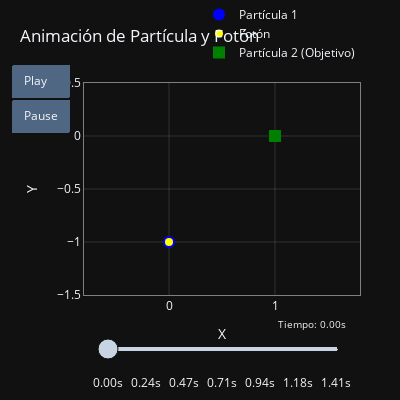

Notebook code cell kept with this figure:
### Code cell
import plotly.graph_objects as go
import numpy as np

# --- Parámetros de la simulación ---
P1_initial_pos = np.array([0., -1.]) # Posición inicial de la partícula 1
v_p1 = 0.8                           # Velocidad de la partícula 1 (fracción de c)
P2_pos = np.array([1., 0.])          # Posición de la partícula 2 (fija)
c = 1.0                              # Velocidad del fotón (c=1 por simplicidad)

# --- Cálculos para el evento de emisión y el impacto del fotón ---
t_emission = 0.0
P1_emission_pos = P1_initial_pos + np.array([0, v_p1 * t_emission]) # Posición de P1 al emitir
vec_photon_path = P2_pos - P1_emission_pos
dist_photon_path = np.linalg.norm(vec_photon_path)
time_photon_travel = dist_photon_path / c
t_impact = t_emission + time_photon_travel

# --- Parámetros de la animación ---
frame_duration_s = 0.04
num_frames = int(np.ceil(t_impact / frame_duration_s)) + 1
if num_frames < 2:
    num_frames = 2
times = np.linspace(t_emission, t_impact, num_frames)

# --- Crear los datos para la figura y las trazas iniciales ---

# Partícula 1
trace_p1 = go.Scatter(
    x=[P1_initial_pos[0]], y=[P1_initial_pos[1]],
    mode='markers', marker=dict(color='blue', size=12),
    name='Partícula 1'
)

# Fotón (MODIFICADO)
trace_photon = go.Scatter(
    x=[P1_emission_pos[0]], y=[P1_emission_pos[1]],
    mode='markers', marker=dict(color='yellow', size=8, symbol='circle'), # Cambio de color y símbolo
    name='Fotón'
)

# Partícula 2 (fija)
trace_p2 = go.Scatter(
    x=[P2_pos[0]], y=[P2_pos[1]],
    mode='markers', marker=dict(color='green', size=12, symbol='square'),
    name='Partícula 2 (Objetivo)'
)

# "Fantasma" de la Partícula 1 en el momento de la emisión
trace_ghost_p1 = go.Scatter(
    x=[P1_emission_pos[0]], y=[P1_emission_pos[1]],
    mode='markers',
    marker=dict(color='blue', size=12, opacity=0.4, symbol='circle-open'),
    name='P1 (en emisión)',
    visible=False
)

data = [trace_p1, trace_photon, trace_p2, trace_ghost_p1]

# --- Crear los frames de la animación ---
frames = []
for i, t in enumerate(times):
    current_p1_pos = P1_initial_pos + np.array([0, v_p1 * t])
    if t < t_emission:
        current_photon_pos = P1_emission_pos
    elif t_emission <= t <= t_impact:
        time_since_emission = t - t_emission
        fraction_path_covered = time_since_emission / time_photon_travel
        fraction_path_covered = min(fraction_path_covered, 1.0)
        current_photon_pos = P1_emission_pos + fraction_path_covered * vec_photon_path
    else:
        current_photon_pos = P2_pos
    is_last_frame = (i == num_frames - 1)
    frame_data = [
        go.Scatter(x=[current_p1_pos[0]], y=[current_p1_pos[1]]),
        go.Scatter(x=[current_photon_pos[0]], y=[current_photon_pos[1]]),
        go.Scatter(visible=is_last_frame)
    ]
    frames.append(go.Frame(
        data=frame_data,
        name=str(t),
        traces=[0, 1, 3]
    ))

# --- Configurar el Layout (MODIFICADO) ---
layout = go.Layout(
    title='Animación de Partícula y Fotón',
    width=400,  # Tamaño de la figura
    height=400, # Tamaño de la figura
    template='plotly_dark', # Modo oscuro
    xaxis=dict(
        range=[-0.5, 1.5], autorange=False, zeroline=False, title="X",
        gridcolor='rgba(128,128,128,0.3)', # Color de rejilla más sutil si es necesario
        linecolor='gray', # Color de la línea del eje
        mirror=True
    ),
    yaxis=dict(
        range=[-1.5, 0.5], autorange=False, zeroline=False, title="Y",
        scaleanchor="x", scaleratio=1,
        gridcolor='rgba(128,128,128,0.3)',
        linecolor='gray',
        mirror=True
    ),
    legend=dict(
        orientation="h", yanchor="bottom", y=1.02, xanchor="right", x=1
        # El template 'plotly_dark' ajustará el color de la fuente de la leyenda
    ),
    margin=dict(l=40, r=40, b=40, t=60), # Ajustar márgenes si es necesario para el tamaño 400x400
    updatemenus=[dict(
        type='buttons',
        showactive=False,
        buttons=[dict(
            label='Play',
            method='animate',
            args=[None, {"frame": {"duration": frame_duration_s * 1000, "redraw": True},
                         "fromcurrent": True,
                         "transition": {"duration": 0, "easing": "linear"},
                         "mode": "immediate"}]
        ), dict(
            label='Pause',
            method='animate',
            args=[[None], {"frame": {"duration": 0, "redraw": False},
                           "mode": "immediate",
                           "transition": {"duration": 0}}]
        )]
        # El template 'plotly_dark' ajustará el estilo de los botones
    )],
    sliders=[dict(
        steps=[dict(method='animate',
                    args=[[f.name], dict(mode='immediate',
                                         frame=dict(duration=frame_duration_s*1000, redraw=True),
                                         transition=dict(duration=0))],
                    label=f"{float(f.name):.2f}s") for f in frames],
        active=0,
        transition=dict(duration=0),
        x=0.05, # Ajustar posición del slider para el nuevo tamaño
        len=0.9,
        currentvalue=dict(font=dict(size=10), prefix="Tiempo: ", visible=True, xanchor="right")
        # El template 'plotly_dark' ajustará el color de la fuente
    )]
)

# --- Crear la figura y mostrar ---
fig = go.Figure(data=data, layout=layout, frames=frames)
fig.show()

print(f"Simulación: ")
print(f"  P1 inicia en: {P1_initial_pos}")
print(f"  P1 emite fotón en t={t_emission:.3f}s desde {P1_emission_pos}")
print(f"  P2 (objetivo) en: {P2_pos}")
print(f"  Distancia que recorre el fotón: {dist_photon_path:.3f} unidades")
print(f"  Tiempo de vuelo del fotón: {time_photon_travel:.3f}s")
print(f"  Fotón impacta P2 en t={t_impact:.3f}s")
print(f"  Posición de P1 en el momento del impacto: {P1_initial_pos + np.array([0, v_p1 * t_impact])}")
print(f"  Número de frames: {num_frames}")
print(f"  Duración por frame: {frame_duration_s*1000:.1f} ms")

### Figure 1 — Plotly figure (JSON) as saved in the notebook; plotly's stock layout.template omitted (floating-point values rounded to 4 significant figures)
{"data": [{"marker": {"color": "blue", "size": 12}, "mode": "markers", "name": "Partícula 1", "type": "scatter", "x": [0], "y": [-1]}, {"marker": {"color": "yellow", "size": 8, "symbol": "circle"}, "mode": "markers", "name": "Fotón", "type": "scatter", "x": [0], "y": [-1]}, {"marker": {"color": "green", "size": 12, "symbol": "square"}, "mode": "markers", "name": "Partícula 2 (Objetivo)", "type": "scatter", "x": [1], "y": [0]}, {"marker": {"color": "blue", "opacity": 0.4, "size": 12, "symbol": "circle-open"}, "mode": "markers", "name": "P1 (en emisión)", "type": "scatter", "visible": false, "x": [0], "y": [-1]}], "layout": {"height": 400, "legend": {"orientation": "h", "x": 1, "xanchor": "right", "y": 1.02, "yanchor": "bottom"}, "margin": {"b": 40, "l": 40, "r": 40, "t": 60}, "sliders": [{"active": 0, "currentvalue": {"font": {"size": 10}, "prefix": "Tiempo: ", "visible": true, "xanchor": "right"}, "len": 0.9, "steps": [{"args": [["0.0"], {"frame": {"duration": 40, "redraw": true}, "mode": "immediate", "transition": {"duration": 0}}], "label": "0.00s", "method": "animate"}, {"args": [["0.03928371006591931"], {"frame": {"duration": 40, "redraw": true}, "mode": "immediate", "transition": {"duration": 0}}], "label": "0.04s", "method": "animate"}, {"args": [["0.07856742013183862"], {"frame": {"duration": 40, "redraw": true}, "mode": "immediate", "transition": {"duration": 0}}], "label": "0.08s", "method": "animate"}, {"args": [["0.11785113019775793"], {"frame": {"duration": 40, "redraw": true}, "mode": "immediate", "transition": {"duration": 0}}], "label": "0.12s", "method": "animate"}, {"args": [["0.15713484026367724"], {"frame": {"duration": 40, "redraw": true}, "mode": "immediate", "transition": {"duration": 0}}], "label": "0.16s", "method": "animate"}, {"args": [["0.19641855032959654"], {"frame": {"duration": 40, "redraw": true}, "mode": "immediate", "transition": {"duration": 0}}], "label": "0.20s", "method": "animate"}, {"args": [["0.23570226039551587"], {"frame": {"duration": 40, "redraw": true}, "mode": "immediate", "transition": {"duration": 0}}], "label": "0.24s", "method": "animate"}, {"args": [["0.2749859704614352"], {"frame": {"duration": 40, "redraw": true}, "mode": "immediate", "transition": {"duration": 0}}], "label": "0.27s", "method": "animate"}, {"args": [["0.3142696805273545"], {"frame": {"duration": 40, "redraw": true}, "mode": "immediate", "transition": {"duration": 0}}], "label": "0.31s", "method": "animate"}, {"args": [["0.3535533905932738"], {"frame": {"duration": 40, "redraw": true}, "mode": "immediate", "transition": {"duration": 0}}], "label": "0.35s", "method": "animate"}, {"args": [["0.3928371006591931"], {"frame": {"duration": 40, "redraw": true}, "mode": "immediate", "transition": {"duration": 0}}], "label": "0.39s", "method": "animate"}, {"args": [["0.43212081072511244"], {"frame": {"duration": 40, "redraw": true}, "mode": "immediate", "transition": {"duration": 0}}], "label": "0.43s", "method": "animate"}, {"args": [["0.47140452079103173"], {"frame": {"duration": 40, "redraw": true}, "mode": "immediate", "transition": {"duration": 0}}], "label": "0.47s", "method": "animate"}, {"args": [["0.510688230856951"], {"frame": {"duration": 40, "redraw": true}, "mode": "immediate", "transition": {"duration": 0}}], "label": "0.51s", "method": "animate"}, {"args": [["0.5499719409228704"], {"frame": {"duration": 40, "redraw": true}, "mode": "immediate", "transition": {"duration": 0}}], "label": "0.55s", "method": "animate"}, {"args": [["0.5892556509887896"], {"frame": {"duration": 40, "redraw": true}, "mode": "immediate", "transition": {"duration": 0}}], "label": "0.59s", "method": "animate"}, {"args": [["0.628539361054709"], {"frame": {"duration": 40, "redraw": true}, "mode": "immediate", "transition": {"duration": 0}}], "label": "0.63s", "method": "animate"}, {"args": [["0.6678230711206283"], {"frame": {"duration": 40, "redraw": true}, "mode": "immediate", "transition": {"duration": 0}}], "label": "0.67s", "method": "animate"}, {"args": [["0.7071067811865476"], {"frame": {"duration": 40, "redraw": true}, "mode": "immediate", "transition": {"duration": 0}}], "label": "0.71s", "method": "animate"}, {"args": [["0.7463904912524669"], {"frame": {"duration": 40, "redraw": true}, "mode": "immediate", "transition": {"duration": 0}}], "label": "0.75s", "method": "animate"}, {"args": [["0.7856742013183862"], {"frame": {"duration": 40, "redraw": true}, "mode": "immediate", "transition": {"duration": 0}}], "label": "0.79s", "method": "animate"}, {"args": [["0.8249579113843055"], {"frame": {"duration": 40, "redraw": true}, "mode": "immediate", "transition": {"duration": 0}}], "label": "0.82s", "method": "animate"}, {"args": [["0.8642416214502249"], {"frame": {"duration": 40, "redraw": true}, "mode": "immediate", "transition": {"duration": 0}}], "label": "0.86s", "method": "animate"}, {"args": [["0.9035253315161441"], {"frame": {"duration": 40, "redraw": true}, "mode": "immediate", "transition": {"duration": 0}}], "label": "0.90s", "method": "animate"}, {"args": [["0.9428090415820635"], {"frame": {"duration": 40, "redraw": true}, "mode": "immediate", "transition": {"duration": 0}}], "label": "0.94s", "method": "animate"}, {"args": [["0.9820927516479828"], {"frame": {"duration": 40, "redraw": true}, "mode": "immediate", "transition": {"duration": 0}}], "label": "0.98s", "method": "animate"}, {"args": [["1.021376461713902"], {"frame": {"duration": 40, "redraw": true}, "mode": "immediate", "transition": {"duration": 0}}], "label": "1.02s", "method": "animate"}, {"args": [["1.0606601717798214"], {"frame": {"duration": 40, "redraw": true}, "mode": "immediate", "transition": {"duration": 0}}], "label": "1.06s", "method": "animate"}, {"args": [["1.0999438818457408"], {"frame": {"duration": 40, "redraw": true}, "mode": "immediate", "transition": {"duration": 0}}], "label": "1.10s", "method": "animate"}, {"args": [["1.1392275919116601"], {"frame": {"duration": 40, "redraw": true}, "mode": "immediate", "transition": {"duration": 0}}], "label": "1.14s", "method": "animate"}, {"args": [["1.1785113019775793"], {"frame": {"duration": 40, "redraw": true}, "mode": "immediate", "transition": {"duration": 0}}], "label": "1.18s", "method": "animate"}, {"args": [["1.2177950120434986"], {"frame": {"duration": 40, "redraw": true}, "mode": "immediate", "transition": {"duration": 0}}], "label": "1.22s", "method": "animate"}, {"args": [["1.257078722109418"], {"frame": {"duration": 40, "redraw": true}, "mode": "immediate", "transition": {"duration": 0}}], "label": "1.26s", "method": "animate"}, {"args": [["1.2963624321753373"], {"frame": {"duration": 40, "redraw": true}, "mode": "immediate", "transition": {"duration": 0}}], "label": "1.30s", "method": "animate"}, {"args": [["1.3356461422412567"], {"frame": {"duration": 40, "redraw": true}, "mode": "immediate", "transition": {"duration": 0}}], "label": "1.34s", "method": "animate"}, {"args": [["1.3749298523071758"], {"frame": {"duration": 40, "redraw": true}, "mode": "immediate", "transition": {"duration": 0}}], "label": "1.37s", "method": "animate"}, {"args": [["1.4142135623730951"], {"frame": {"duration": 40, "redraw": true}, "mode": "immediate", "transition": {"duration": 0}}], "label": "1.41s", "method": "animate"}], "transition": {"duration": 0}, "x": 0.05}], "title": {"text": "Animación de Partícula y Fotón"}, "updatemenus": [{"buttons": [{"args": [null, {"frame": {"duration": 40, "redraw": true}, "fromcurrent": true, "mode": "immediate", "transition": {"duration": 0, "easing": "linear"}}], "label": "Play", "method": "animate"}, {"args": [[null], {"frame": {"duration": 0, "redraw": false}, "mode": "immediate", "transition": {"duration": 0}}], "label": "Pause", "method": "animate"}], "showactive": false, "type": "buttons"}], "width": 400, "xaxis": {"autorange": false, "gridcolor": "rgba(128,128,128,0.3)", "linecolor": "gray", "mirror": true, "range": [-0.5, 1.5], "title": {"text": "X"}, "zeroline": false}, "yaxis": {"autorange": false, "gridcolor": "rgba(128,128,128,0.3)", "linecolor": "gray", "mirror": true, "range": [-1.5, 0.5], "scaleanchor": "x", "scaleratio": 1, "title": {"text": "Y"}, "zeroline": false}}}
